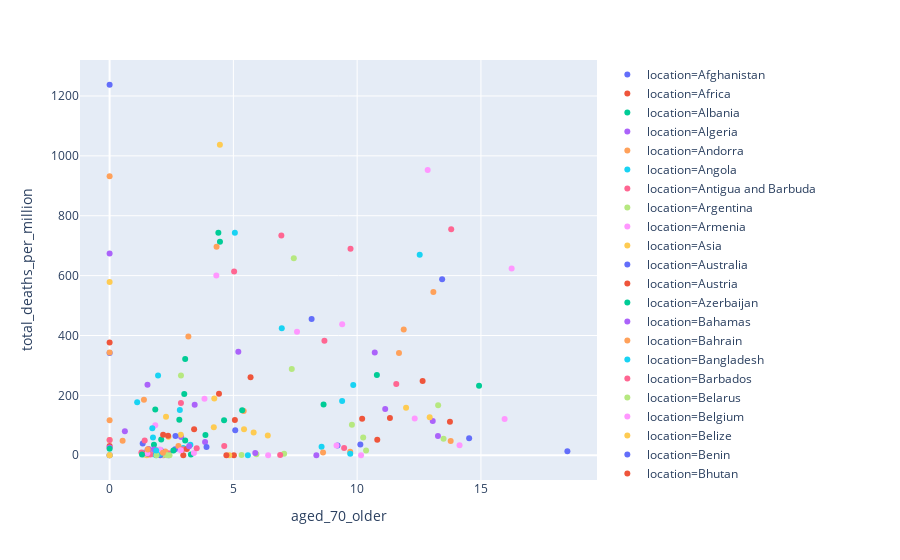

The cell this chart's notebook holds for it:
### Code cell
# Try median_age, aged_70_older, diabetes_prevalence, male_smokers, 
scatter_plot('2020-10-27', 'total_deaths_per_million', 'aged_70_older')
